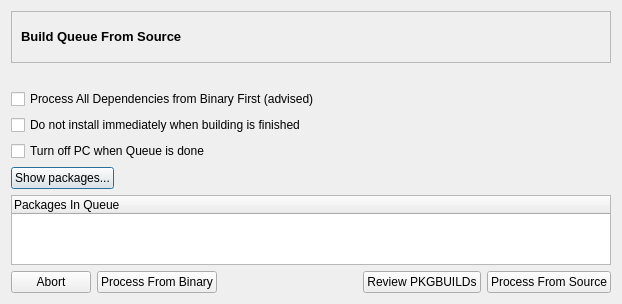
<ui version="4.0" >
 <class>reviewBuildingDialog</class>
 <widget class="QDialog" name="reviewBuildingDialog" >
  <property name="geometry" >
   <rect>
    <x>0</x>
    <y>0</y>
    <width>622</width>
    <height>257</height>
   </rect>
  </property>
  <property name="windowTitle" >
   <string>Review Building Queue</string>
  </property>
  <layout class="QGridLayout" >
   <item row="0" column="0" >
    <layout class="QVBoxLayout" >
     <item>
      <widget class="QFrame" name="frame" >
       <property name="sizePolicy" >
        <sizepolicy vsizetype="Maximum" hsizetype="Minimum" >
         <horstretch>0</horstretch>
         <verstretch>0</verstretch>
        </sizepolicy>
       </property>
       <property name="frameShape" >
        <enum>QFrame::StyledPanel</enum>
       </property>
       <property name="frameShadow" >
        <enum>QFrame::Sunken</enum>
       </property>
       <layout class="QGridLayout" >
        <item row="0" column="0" >
         <widget class="QLabel" name="label" >
          <property name="text" >
           <string>&lt;html>&lt;head>&lt;meta name="qrichtext" content="1" />&lt;style type="text/css">
p, li { white-space: pre-wrap; }
&lt;/style>&lt;/head>&lt;body style=" font-family:'Liberation Sans'; font-size:10pt; font-weight:400; font-style:normal;">
&lt;p style=" margin-top:0px; margin-bottom:0px; margin-left:0px; margin-right:0px; -qt-block-indent:0; text-indent:0px; font-family:'Sans Serif';">&lt;span style=" font-weight:600;">Build Queue From Source&lt;/span>&lt;/p>&lt;/body>&lt;/html></string>
          </property>
         </widget>
        </item>
        <item row="0" column="1" >
         <widget class="QLabel" name="label_2" >
          <property name="sizePolicy" >
           <sizepolicy vsizetype="Maximum" hsizetype="Maximum" >
            <horstretch>0</horstretch>
            <verstretch>0</verstretch>
           </sizepolicy>
          </property>
          <property name="minimumSize" >
           <size>
            <width>32</width>
            <height>32</height>
           </size>
          </property>
          <property name="text" >
           <string/>
          </property>
          <property name="pixmap" >
           <pixmap resource="qtpacman.qrc" >:/Icons/icons/dialog-ok-apply.png</pixmap>
          </property>
          <property name="scaledContents" >
           <bool>true</bool>
          </property>
         </widget>
        </item>
       </layout>
      </widget>
     </item>
     <item>
      <widget class="QLabel" name="infoLabel" >
       <property name="text" >
        <string/>
       </property>
      </widget>
     </item>
     <item>
      <widget class="QCheckBox" name="depsWizardBox" >
       <property name="text" >
        <string>Process All Dependencies from Binary First (advised)</string>
       </property>
       <property name="checked" >
        <bool>false</bool>
       </property>
      </widget>
     </item>
     <item>
      <widget class="QCheckBox" name="noProcessBox" >
       <property name="toolTip" >
        <string>This is useful if you want to review compiler's output</string>
       </property>
       <property name="text" >
        <string>Do not install immediately when building is finished</string>
       </property>
      </widget>
     </item>
     <item>
      <widget class="QCheckBox" name="turnOffBox" >
       <property name="toolTip" >
        <string/>
       </property>
       <property name="text" >
        <string>Turn off PC when Queue is done</string>
       </property>
      </widget>
     </item>
     <item>
      <layout class="QHBoxLayout" >
       <item>
        <widget class="QPushButton" name="showPackages" >
         <property name="text" >
          <string>Show packages...</string>
         </property>
         <property name="checkable" >
          <bool>true</bool>
         </property>
        </widget>
       </item>
       <item>
        <spacer>
         <property name="orientation" >
          <enum>Qt::Horizontal</enum>
         </property>
         <property name="sizeHint" >
          <size>
           <width>40</width>
           <height>20</height>
          </size>
         </property>
        </spacer>
       </item>
      </layout>
     </item>
     <item>
      <widget class="QTreeWidget" name="treeWidget" >
       <column>
        <property name="text" >
         <string>Packages In Queue</string>
        </property>
       </column>
      </widget>
     </item>
     <item>
      <layout class="QHBoxLayout" >
       <item>
        <widget class="QPushButton" name="abortButton" >
         <property name="text" >
          <string>Abort</string>
         </property>
        </widget>
       </item>
       <item>
        <widget class="QPushButton" name="binaryButton" >
         <property name="text" >
          <string>Process From Binary</string>
         </property>
        </widget>
       </item>
       <item>
        <spacer>
         <property name="orientation" >
          <enum>Qt::Horizontal</enum>
         </property>
         <property name="sizeHint" >
          <size>
           <width>40</width>
           <height>20</height>
          </size>
         </property>
        </spacer>
       </item>
       <item>
        <widget class="QPushButton" name="pBuildButton" >
         <property name="text" >
          <string>Review PKGBUILDs</string>
         </property>
        </widget>
       </item>
       <item>
        <widget class="QPushButton" name="sourceButton" >
         <property name="text" >
          <string>Process From Source</string>
         </property>
        </widget>
       </item>
      </layout>
     </item>
    </layout>
   </item>
  </layout>
 </widget>
 <resources>
  <include location="qtpacman.qrc" />
 </resources>
 <connections>
  <connection>
   <sender>showPackages</sender>
   <signal>toggled(bool)</signal>
   <receiver>treeWidget</receiver>
   <slot>setVisible(bool)</slot>
   <hints>
    <hint type="sourcelabel" >
     <x>82</x>
     <y>115</y>
    </hint>
    <hint type="destinationlabel" >
     <x>310</x>
     <y>165</y>
    </hint>
   </hints>
  </connection>
 </connections>
</ui>
